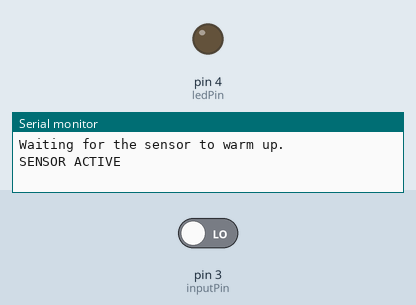
A sketch run on a simulated Arduino Uno, built with avr-gcc and run on an emulated ATmega328P. Shown: output pins drawn as LEDs (lit = HIGH), the last lines printed to the serial monitor. The inputs (shaded band) are chosen by the test bench; at power-on: pin 3 (inputPin) LOW.

Above: at 2.8 s.
2.9 s: pin 3 (inputPin) driven HIGH
At 4.0 s:
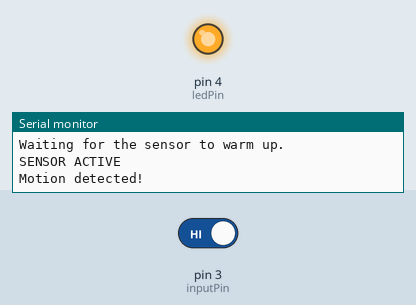
4.5 s: pin 3 (inputPin) driven LOW
At 5.6 s:
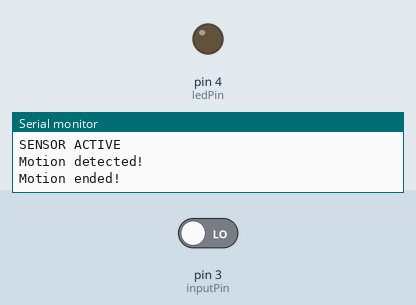
Timing chart, 0 to 7.5 s (numbered marks = the images above; inputs shaded):
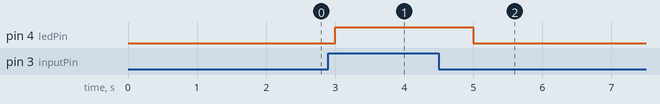

The sketch:

15_Infrared_Sensor_1.ino
```cpp
/*  Infrred sensor demo sketch
 *
 * This sketch demonstrates the use of the PIR infrared motion sensor.
 *
 * This is an example of the minimum code needed to operate the PIR sensor
 * with the Arduino. A PIR sensor controls an LED, without the use of
 * an Arduino.
 *
 *
 * Components
 * ----------
 *  - Arduino Uno
 *  - Infrared motion sensor
 *  - An LED
 *  - A 220 Ohm resistor for the LED
 *
 *  Libraries
 *  ---------
 *  - None
 *
 * Connections
 * -----------
 *  Break out    |    Arduino Uno
 *  -----------------------------
 *      VCC      |      5V
 *      GND      |      GND
 *      OUT      |      4
 *
 * Also connect an LED to simulate a controlled device.
 *           220 Ohm
 *    3 ----/\/\/\/\----(LED |)----GND
 *
 *
 * Other information
 * -----------------
 * For information on PIR sensors: https://en.wikipedia.org/wiki/Passive_infrared_sensor
 * Datasheet: https://www.mpja.com/download/31227sc.pdf
 *
 *
 */

int ledPin   = 4;       // choose the pin for the LED
int inputPin = 3;      // choose the input pin (for PIR sensor)
int pirState = LOW;    // we start, assuming no motion detected
int val      = 0;      // variable for reading the pin status

//the time we give the sensor to calibrate (10-60 secs according to the datasheet)
int calibrationTime = 30; //This time is in seconds

void setup() {
  pinMode(ledPin, OUTPUT);      // declare LED as output
  pinMode(inputPin, INPUT);     // declare sensor as input

  Serial.begin(9600);
  Serial.println("Waiting for the sensor to warm up.");
//  delay(calibrationTime * 1000); // Convert the time from seconds to milliseconds.
  Serial.println("SENSOR ACTIVE");
}

void loop(){
  val = digitalRead(inputPin);  // read input value

  if (val == HIGH) {            // check if the input is HIGH
    digitalWrite(ledPin, HIGH);  // turn LED ON
    if (pirState == LOW) {
      // we have just turned on
      Serial.println("Motion detected!");
      // We only want to print on the output change, not state
      pirState = HIGH;
    }
  } else {
    digitalWrite(ledPin, LOW); // turn LED OFF
    if (pirState == HIGH){
      // we have just turned off
      Serial.println("Motion ended!");
      // We only want to print on the output change, not state
      pirState = LOW;
    }
  }
  delay(1000);
}
```

Measured:
- after the input at 2.9 s, pin 4 (ledPin): LOW → HIGH after 0.10 s
- after the input at 4.5 s, pin 4 (ledPin): HIGH → LOW after 0.50 s
